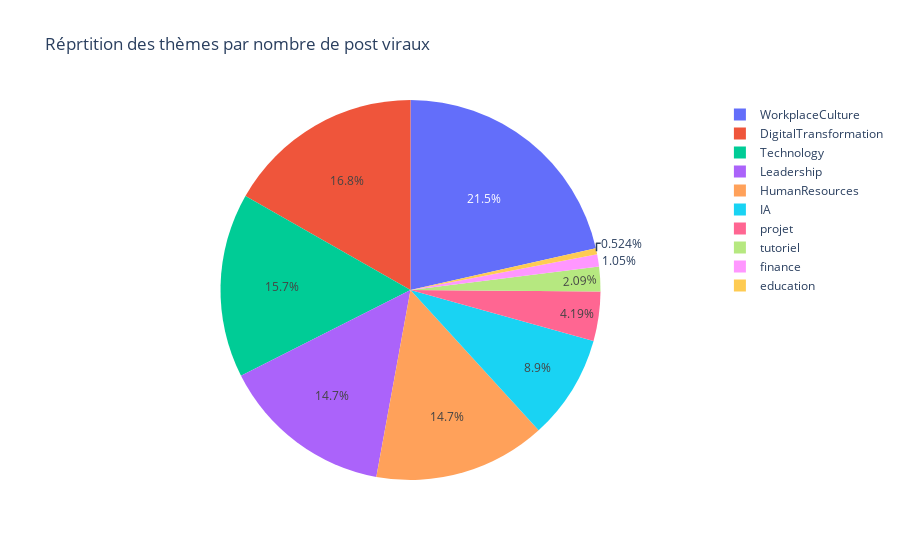

Here is the notebook cell this chart was saved with:
### Code cell
fig = px.pie(
    viral_post_theme.to_pandas(),
    names="theme",
    values="count",
    title="Réprtition des thèmes par nombre de post viraux"
)

fig.show()

### Figure 1 — Plotly figure (JSON) as saved in the notebook; plotly's stock layout.template omitted (floating-point values rounded to 4 significant figures)
{"data": [{"domain": {"x": [0, 1], "y": [0, 1]}, "hovertemplate": "theme=%{label}<br>count=%{value}<extra></extra>", "labels": ["WorkplaceCulture", "DigitalTransformation", "Technology", "Leadership", "HumanResources", "IA", "projet", "tutoriel", "finance", "education"], "legendgroup": "", "name": "", "showlegend": true, "type": "pie", "values": [41, 32, 30, 28, 28, 17, 8, 4, 2, 1]}], "layout": {"legend": {"tracegroupgap": 0}, "title": {"text": "Réprtition des thèmes par nombre de post viraux"}}}
